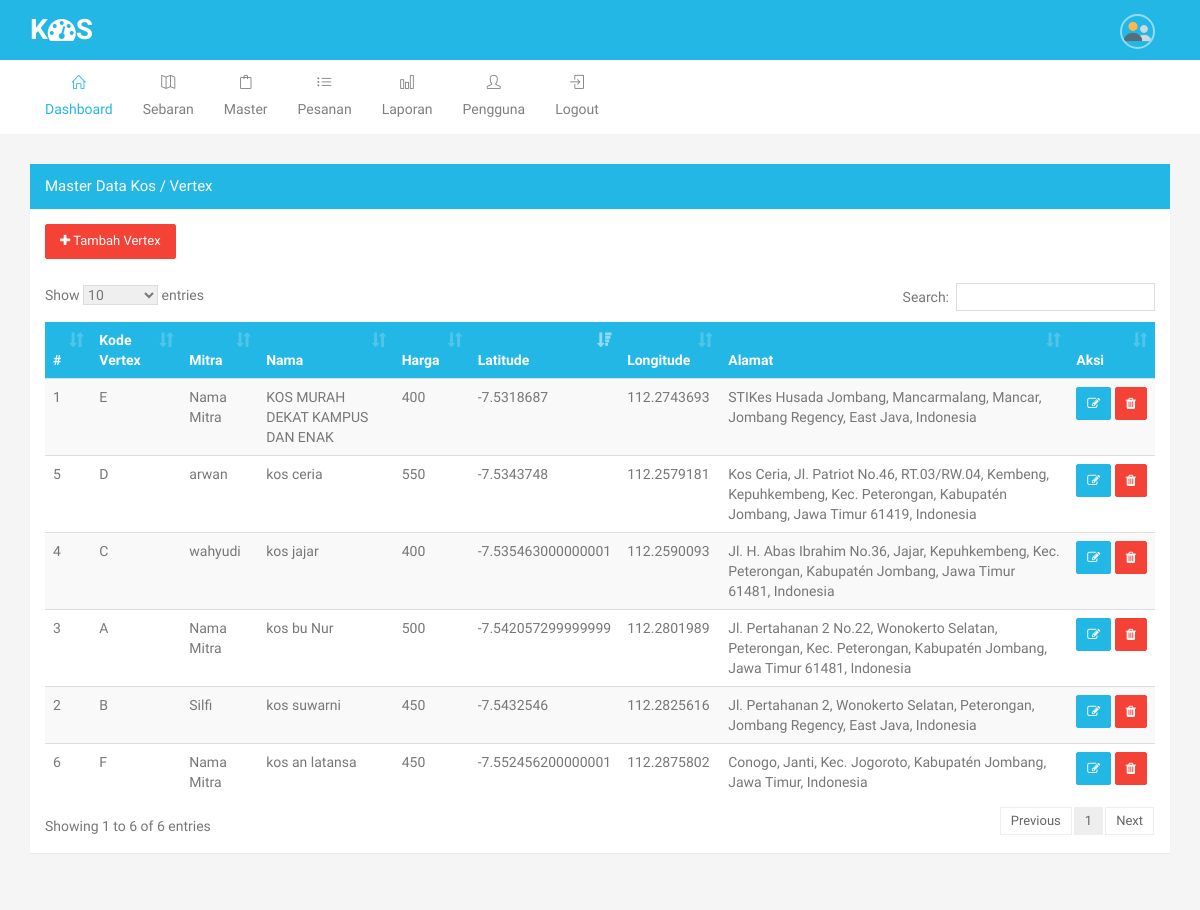
/master_kos (signed in), run on the app's committed database.
### tables this page shows
CREATE TABLE `m_kos` (
  `id` int(11) NOT NULL,
  `kode` varchar(24) NOT NULL,
  `nama` text NOT NULL,
  `id_mitra` int(11) NOT NULL,
  `harga` int(11) NOT NULL,
  `deskripsi` text NOT NULL,
  `alamat` text NOT NULL,
  `lat` text NOT NULL,
  `lng` text NOT NULL,
  `gambar` text NOT NULL,
  `gambar2` text NOT NULL,
  `gambar3` text NOT NULL
);

CREATE TABLE `m_mitra` (
  `id` int(11) NOT NULL,
  `nama` varchar(225) NOT NULL,
  `hp` text NOT NULL,
  `email` text NOT NULL,
  `alamat` text NOT NULL,
  `username` text NOT NULL,
  `password` text NOT NULL,
  `status` text NOT NULL
);

### config/koneksi.php (called while the page is built, shortened)
<?php
$base_url = "http://localhost/pencarian_kos/";
?>

### pages/master_kos.php (the view, shortened to what this page needs)
<div class="row">
    <div class="col-md-12">
        <div class="panel panel-primary collapsed">
            <div class="panel-heading">
                Master data Kos / Vertex
            </div>
            <div class="panel-body">
                <a href="<?php echo $base_url; ?>add_kos" class="btn btn-danger"><i class="fa fa-plus"></i> Tambah Vertex</a>
                <br>
                <br>
                <table id="datatable" class="table table-striped dt-responsive nowrap">
                    <thead class="bg-primary">
                        <tr>
                            <th>#</th>
                            <th>Kode Vertex</th>
                            <th>Mitra</th>
                            <th>Nama</th>
                            <th>Harga</th>
                            <th>Latitude</th>
                            <th>Longitude</th>
                            <th>Alamat</th>
                            <th>Aksi</th>
                        </tr>
                    </thead>
                    <tbody>
                     <?php
                     $no=1;
                     if ($_SESSION['level']==1) {
                        $filter = "";
                     }elseif ($_SESSION['level']==3) {
                        $filter = "WHERE a.id_mitra='".$_SESSION['id_mitra']."'";
                     }
                     $q = mysqli_query($conn,"SELECT a.*, b.nama as mitra FROM m_kos as a
                        LEFT JOIN m_mitra as b ON a.id_mitra = b.id
                        ".$filter."
                        ");
                     while ($d = mysqli_fetch_array($q)) :
                         ?>
                         <tr>
                             <td width="1%"><?php echo $no++; ?></td>
                             <td><?php echo $d['kode']; ?></td>
                             <td><?php echo $d['mitra']; ?></td>
                             <td><?php echo $d['nama']; ?></td>
                             <td><?php echo $d['harga']; ?></td>
                             <td><?php echo $d['lat']; ?></td>
                             <td><?php echo $d['lng']; ?></td>
                             <td><?php echo $d['alamat']; ?></td>
                             <td nowrap="">
                                 <form action="" method="POST">
                                     <a href="<?php echo $base_url; ?>add_kos/<?php echo $d['id']; ?>" class="btn btn-primary btn-sm"><i class="fa fa-edit"></i></a>
                                     <button type="submit" name="hapus" onclick="return confirm('Apakah anda ingin menghapus data ini ?');" class="btn btn-danger btn-sm"><i class="fa fa-trash "></i></button>
                                 </form>
                             </td>
                         </tr>
                     <?php endwhile; ?>
                 </tbody>
             </table>
         </div>
     </div>
 </div>
</div>

### css/style.css (style rules this page uses)
body { font-family: "Arimo", Helvetica, Arial, sans-serif; color: #777; font-size: 14px; font-weight: 400; line-height: 24px; overflow-x: hidden; background-color: #f5f5f5; }
a { text-decoration: none; -moz-transition: all 0.3s; -o-transition: all 0.3s; -webkit-transition: all 0.3s; transition: all 0.3s; color: #56afd7; }
.bg-primary { background-color: #23b7e5 !important; border-color: #23b7e5 !important; color: #fff; }
.panel { margin-bottom: 30px; border: 0px; }
.panel, .panel-heading { -webkit-border-radius: 0px; -moz-border-radius: 0px; -ms-border-radius: 0px; border-radius: 0px; }
.panel-heading { -webkit-border-radius: 0px; -moz-border-radius: 0px; -ms-border-radius: 0px; border-radius: 0px; padding: 10px 15px; font-weight: 400; text-transform: capitalize; font-size: 15px; }
.panel-body { position: relative; }
.panel-primary { border-color: #23b7e5; }
.panel-primary > .panel-heading { color: #fff; background-color: #23b7e5; border-color: #23b7e5; }
.btn { border-radius: 2px; -webkit-border-radius: 2px; text-transform: capitalize; font-size: 13px; padding: 7px 14px; font-weight: 400; }
.btn.btn-sm { padding: 6px 10px; }
.btn-primary { background-color: #23b7e5; border-color: #23b7e5; color: #fff; }
.btn-danger { background-color: #F44336; border-color: #F44336; color: #fff; }
.table > thead > tr > th { border-bottom: 1px solid #DDDDDD; vertical-align: bottom; }
body.layout-horizontal { background-color: #f5f5f5; }

### data on the page
m_kos: kode "E", id_mitra.nama "Nama Mitra", nama "KOS MURAH DEKAT KAMPUS DAN ENAK", harga "400", lat "-7.5318687", lng "112.2743693", alamat "STIKes Husada Jombang, Mancarmalang, Mancar, Jombang Regency, East Java, Indonesia"
m_kos: kode "B", id_mitra.nama "Silfi", nama "kos suwarni", harga "450", lat "-7.5432546", lng "112.2825616", alamat "Jl. Pertahanan 2, Wonokerto Selatan, Peterongan, Jombang Regency, East Java, Indonesia"
m_kos: kode "A", id_mitra.nama "Nama Mitra", nama "kos bu Nur", harga "500", lat "-7.542057299999999", lng "112.2801989", alamat "Jl. Pertahanan 2 No.22, Wonokerto Selatan, Peterongan, Kec. Peterongan, Kabupatén Jombang, Jawa Timur 61481, Indonesia"
m_kos: kode "C", id_mitra.nama "wahyudi", nama "kos jajar", harga "400", lat "-7.535463000000001", lng "112.2590093", alamat "Jl. H. Abas Ibrahim No.36, Jajar, Kepuhkembeng, Kec. Peterongan, Kabupatén Jombang, Jawa Timur 61481, Indonesia"
m_kos: kode "D", id_mitra.nama "arwan", nama "kos ceria", harga "550", lat "-7.5343748", lng "112.2579181", alamat "Kos Ceria, Jl. Patriot No.46, RT.03/RW.04, Kembeng, Kepuhkembeng, Kec. Peterongan, Kabupatén Jombang, Jawa Timur 61419, Indonesia"
m_kos: kode "F", id_mitra.nama "Nama Mitra", nama "kos an latansa", harga "450", lat "-7.552456200000001", lng "112.2875802", alamat "Conogo, Janti, Kec. Jogoroto, Kabupatén Jombang, Jawa Timur, Indonesia"
